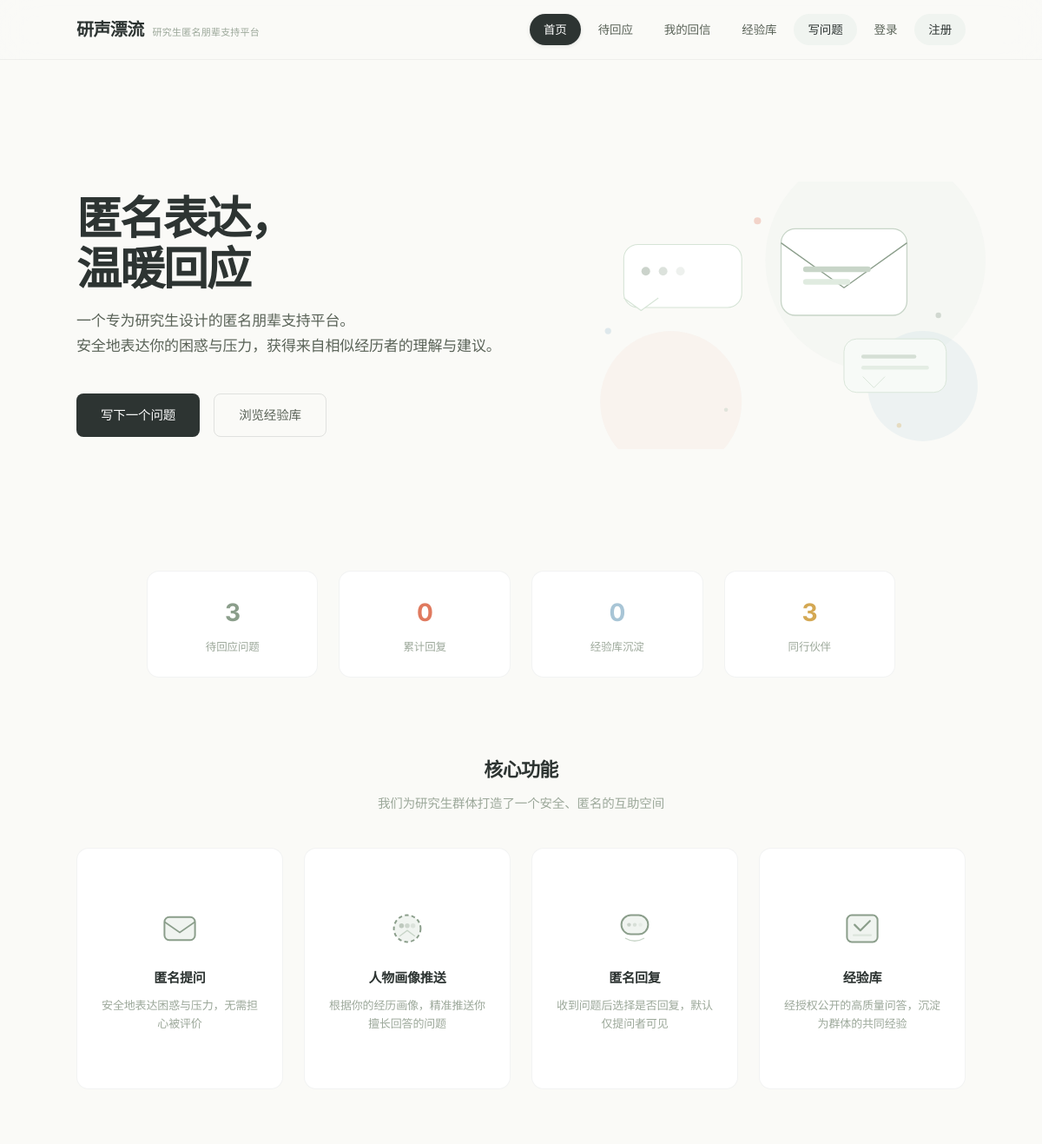
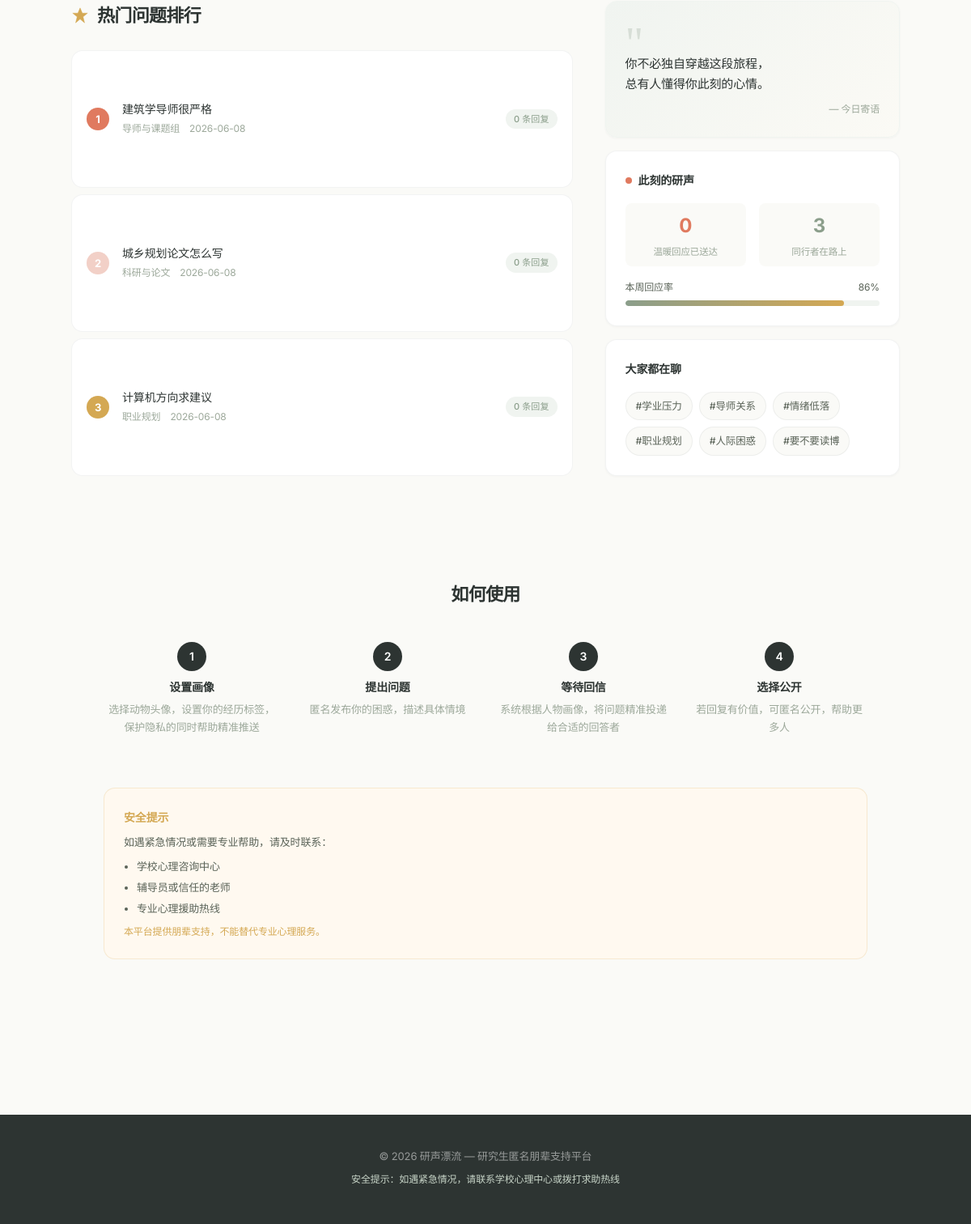
The page / on the database its author committed (2 pictures, top to bottom).
### app.py (models this page shows)
class Question(db.Model):
    id = db.Column(db.Integer, primary_key=True)
    user_id = db.Column(db.Integer, db.ForeignKey('user.id'), nullable=False)
    title = db.Column(db.String(200), nullable=False)
    content = db.Column(db.Text, nullable=False)
    category = db.Column(db.String(50), nullable=False)
    subcategory = db.Column(db.String(50))
    grade = db.Column(db.String(20))
    response_type = db.Column(db.String(50))
    allow_public = db.Column(db.Boolean, default=False)
    is_risk = db.Column(db.Boolean, default=False)
    is_public = db.Column(db.Boolean, default=False)
    status = db.Column(db.String(20), default='open')
    created_at = db.Column(db.DateTime, default=lambda: datetime.now(timezone.utc))
    replies = db.relationship('Reply', backref='question', lazy=True, cascade='all, delete-orphan')
    target_persona = db.Column(db.Text)

### app.py (the view)
@app.route('/')
def index():
    user = get_current_user()
    stats = {
        'questions': Question.query.filter_by(status='open').count(),
        'replies': Reply.query.count(),
        'experiences': Experience.query.count(),
        'users': User.query.count(),
    }
    top_questions_raw = Question.query.outerjoin(Reply).group_by(Question.id).order_by(
        db.func.count(Reply.id).desc(), Question.created_at.desc()
    ).limit(5).all()
    top_questions = []
    for q in top_questions_raw:
        q.reply_count = Reply.query.filter_by(question_id=q.id).count()
        top_questions.append(q)
    return render_template('index.html', user=user, stats=stats, top_questions=top_questions)

### app.py (called while the page is built)
def get_current_user():
    if 'user_id' not in session:
        return None
    user = db.session.get(User, session['user_id'])
    if user:
        user.last_active = datetime.now(timezone.utc)
        db.session.commit()
    return user

@app.context_processor
def inject_user():
    user = get_current_user()
    return dict(current_user=user, get_display_name=get_display_name,
                get_animal_svg=get_animal_svg, ANIMAL_AVATARS=ANIMAL_AVATARS, COLOR_MAP=COLOR_MAP)

### templates/index.html (shortened to what this page needs)
{% extends "base.html" %}
{% block content %}
<section class="hero fade-in">
    <div class="hero-inner">
        <div class="hero-text">
            <h2>匿名表达，<br>温暖回应</h2>
            <p class="hero-description">
                一个专为研究生设计的匿名朋辈支持平台。<br>
                安全地表达你的困惑与压力，获得来自相似经历者的理解与建议。
            </p>
            <div class="hero-actions">
                <a href="{{ url_for('create_question') }}" class="btn-primary" style="text-decoration:none; padding: 12px 28px; font-size: 14.5px;">
                    写下一个问题
                </a>
                <a href="{{ url_for('experience_library') }}" class="btn-secondary" style="text-decoration:none; padding: 12px 28px; font-size: 14.5px;">
                    浏览经验库
                </a>
            </div>
        </div>
        <div class="hero-illustration">
        </div>
    </div>
</section>
<section style="padding: var(--space-lg) 0; background:var(--cream);">
    <div class="container">
        <div class="stats-grid" style="display:grid; grid-template-columns:repeat(4, 1fr); gap:var(--space-lg); text-align:center; max-width:1280px; margin:0 auto;">
            <div class="card fade-in" style="padding:var(--space-lg) var(--space-md);">
                <div style="font-size:28px; font-weight:700; color:var(--sage); letter-spacing:-0.02em;">{{ stats.questions or 0 }}</div>
                <div style="font-size:12.5px; color:var(--ink-muted); margin-top:4px;">待回应问题</div>
            </div>
            <div class="card fade-in" style="padding:var(--space-lg) var(--space-md); animation-delay:0.05s;">
                <div style="font-size:28px; font-weight:700; color:var(--coral); letter-spacing:-0.02em;">{{ stats.replies or 0 }}</div>
                <div style="font-size:12.5px; color:var(--ink-muted); margin-top:4px;">累计回复</div>
            </div>
            <div class="card fade-in" style="padding:var(--space-lg) var(--space-md); animation-delay:0.1s;">
                <div style="font-size:28px; font-weight:700; color:var(--blue-soft); letter-spacing:-0.02em;">{{ stats.experiences or 0 }}</div>
                <div style="font-size:12.5px; color:var(--ink-muted); margin-top:4px;">经验库沉淀</div>
            </div>
            <div class="card fade-in" style="padding:var(--space-lg) var(--space-md); animation-delay:0.15s;">
                <div style="font-size:28px; font-weight:700; color:var(--gold); letter-spacing:-0.02em;">{{ stats.users or 0 }}</div>
                <div style="font-size:12.5px; color:var(--ink-muted); margin-top:4px;">同行伙伴</div>
            </div>
        </div>
    </div>
</section>
<section class="features" style="padding: var(--space-2xl) 0;">
  <div style="max-width:1280px; margin:0 auto;">
    <div class="section-title" style="text-align:center; margin-bottom: var(--space-sm);">核心功能</div>
    <p class="section-desc" style="text-align:center; margin:0 auto var(--space-xl); max-width:440px;">
        我们为研究生群体打造了一个安全、匿名的互助空间
    </p>
    <div class="features-grid">
        <div class="feature-card card fade-in">
            <div class="feature-icon svg-icon">
                <svg viewBox="0 0 40 40" fill="none"><rect x="4" y="8" width="32" height="24" rx="5" stroke="#8B9E8B" stroke-width="1.8" fill="#F0F4F0"/><path d="M4 13 L20 24 L36 13" stroke="#8B9E8B" stroke-width="1.5" fill="none"/></svg>
            </div>
            <h4>匿名提问</h4>
            <p>安全地表达困惑与压力，无需担心被评价</p>
        </div>
        <div class="feature-card card fade-in" style="animation-delay:0.05s">
            <div class="feature-icon svg-icon">
            </div>
            <h4>人物画像推送</h4>
            <p>根据你的经历画像，精准推送你擅长回答的问题</p>
        </div>
        <div class="feature-card card fade-in" style="animation-delay:0.1s">
            <div class="feature-icon svg-icon">
            </div>
            <h4>匿名回复</h4>
            <p>收到问题后选择是否回复，默认仅提问者可见</p>
        </div>
        <div class="feature-card card fade-in" style="animation-delay:0.15s">
            <div class="feature-icon svg-icon">
            </div>
            <h4>经验库</h4>
            <p>经授权公开的高质量问答，沉淀为群体的共同经验</p>
        </div>
    </div>
  </div>
</section>
{% if top_questions %}
<section style="padding: 0 0 var(--space-2xl);">
    <div class="home-split">
        <div class="home-split-main">
            <div style="display:flex; align-items:center; gap:10px; margin-bottom:var(--space-lg);">
                <svg viewBox="0 0 24 24" width="22" height="22" fill="none"><path d="M12 2 L15 9 L22 9 L16 14 L18 22 L12 17 L6 22 L8 14 L2 9 L9 9 Z" fill="#D4A853" stroke="#D4A853" stroke-width="0.5"/></svg>
                <div class="section-title" style="margin:0;">热门问题排行</div>
            </div>
            <div>
                {% for q in top_questions %}
                <a href="/question/{{ q.id }}/reply" style="text-decoration:none; color:inherit; display:flex;">
                    <div class="card fade-in" style="display:flex; align-items:center; gap:var(--space-md); padding:14px 18px; animation-delay:{{ loop.index0 * 0.05 }}s;">
                        <span style="
                            display:inline-flex; width:28px; height:28px; border-radius:50%;
                            background:{{ ['var(--coral)', 'var(--coral-soft)', 'var(--gold)', 'var(--sage-pale)', '#F0F4F0'][loop.index0] }};
                            align-items:center; justify-content:center;
                            font-size:13px; font-weight:700; color:{{ ['#fff', '#fff', '#fff', 'var(--ink)', 'var(--ink-muted)'][loop.index0] }};
                            flex-shrink:0;
                        ">{{ loop.index }}</span>
                        <div style="flex:1; min-width:0;">
                            <div style="font-size:14px; font-weight:500; color:var(--ink); line-height:1.5; margin-bottom:4px; white-space:nowrap; overflow:hidden; text-overflow:ellipsis;">{{ q.title }}</div>
                            <div style="display:flex; gap:12px; font-size:12px; color:var(--ink-muted);">
                                <span>{{ q.category }}</span>
                                <span>{{ q.created_at.strftime('%Y-%m-%d') if q.created_at else '' }}</span>
                            </div>
                        </div>
                        <span class="tag tag-sage" style="font-size:11px; flex-shrink:0;">{{ q.reply_count if q.reply_count is defined else 0 }} 条回复</span>
                    </div>
                </a>
                {% endfor %}
            </div>
        </div>
        <aside class="home-split-side">
            <div class="side-card side-quote fade-in">
                <div class="side-quote-mark">"</div>
                <p class="side-quote-text" id="daily-quote">你不必独自穿越这段旅程，<br>总有人懂得你此刻的心情。</p>
                <div class="side-quote-label">— 今日寄语</div>
            </div>
            <div class="side-card fade-in" style="animation-delay:0.05s;">
                <div class="side-card-title">
                    <span class="side-live-dot"></span>此刻的研声
                </div>
                <div class="side-pulse">
                    <div class="side-pulse-item">
                        <div class="side-pulse-num" style="color:var(--coral);">{{ stats.replies or 0 }}</div>
                        <div class="side-pulse-label">温暖回应已送达</div>
                    </div>
                    <div class="side-pulse-item">
                        <div class="side-pulse-num" style="color:var(--sage);">{{ stats.users or 0 }}</div>
                        <div class="side-pulse-label">同行者在路上</div>
                    </div>
                </div>
                <div class="side-progress-wrap">
                    <div class="side-progress-label">
                        <span>本周回应率</span>
                        <span id="resp-rate">86%</span>
                    </div>
                    <div class="side-progress-bar"><div class="side-progress-fill" style="width:86%;"></div></div>
                </div>
            </div>
            <div class="side-card fade-in" style="animation-delay:0.1s;">
                <div class="side-card-title">大家都在聊</div>
                <div class="side-tags">
                    <a href="{{ url_for('experience_library') }}" class="side-tag">#学业压力</a>
                    <a href="{{ url_for('experience_library') }}" class="side-tag">#导师关系</a>
                    <a href="{{ url_for('experience_library') }}" class="side-tag">#情绪低落</a>
                    <a href="{{ url_for('experience_library') }}" class="side-tag">#职业规划</a>
                    <a href="{{ url_for('experience_library') }}" class="side-tag">#人际困惑</a>
                    <a href="{{ url_for('experience_library') }}" class="side-tag">#要不要读博</a>
                </div>
            </div>
        </aside>
    </div>
</section>
{% endif %}
<section class="how-it-works" style="padding: var(--space-2xl) 0;">
    <div style="max-width:1280px; margin:0 auto; padding:0 var(--space-xl);">
        <div class="section-title" style="text-align:center; margin-bottom: var(--space-xl);">如何使用</div>
        <div class="steps-grid">
            <div class="step fade-in">
                <div class="step-number">1</div>
                <h4>设置画像</h4>
                <p>选择动物头像，设置你的经历标签，保护隐私的同时帮助精准推送</p>
            </div>
            <div class="step fade-in" style="animation-delay:0.06s">
                <div class="step-number">2</div>
                <h4>提出问题</h4>
                <p>匿名发布你的困惑，描述具体情境</p>
            </div>
            <div class="step fade-in" style="animation-delay:0.12s">
                <div class="step-number">3</div>
                <h4>等待回信</h4>
                <p>系统根据人物画像，将问题精准投递给合适的回答者</p>
            </div>
            <div class="step fade-in" style="animation-delay:0.18s">
                <div class="step-number">4</div>
                <h4>选择公开</h4>
                <p>若回复有价值，可匿名公开，帮助更多人</p>
            </div>
        </div>
    </div>
</section>
<section style="padding: 0 0 var(--space-3xl);">
    <div style="max-width:1280px; margin:0 auto; padding:0 var(--space-xl);">
        <div class="notice-card">
            <h4>安全提示</h4>
            <p>如遇紧急情况或需要专业帮助，请及时联系：</p>
            <ul>
                <li>学校心理咨询中心</li>
                <li>辅导员或信任的老师</li>
                <li>专业心理援助热线</li>
            </ul>
            <p class="notice-note" style="margin-top:var(--space-sm); font-size:12px; color:var(--gold);">
                本平台提供朋辈支持，不能替代专业心理服务。
            </p>
        </div>
    </div>
</section>
{% endblock %}

### templates/base.html (shortened to what this page needs)
<!DOCTYPE html>
<html lang="zh-CN">
<head>
    <link rel="stylesheet" href="{{ url_for('static', filename='css/style.css') }}">
</head>
<body>
<header class="header" id="header">
    <div class="container">
        <a href="{{ url_for('index') }}" style="text-decoration:none;">
            <div class="logo">
                <h1>研声漂流</h1>
                <p class="subtitle">研究生匿名朋辈支持平台</p>
            </div>
        </a>
        <nav class="nav" id="main-nav">
            <a href="{{ url_for('index') }}" class="nav-link" data-path="/">首页</a>
            <a href="{{ url_for('pending_questions') }}" class="nav-link" data-path="/questions/pending">待回应</a>
            <a href="{{ url_for('my_messages') }}" class="nav-link" data-path="/my/messages">我的回信</a>
            <a href="{{ url_for('experience_library') }}" class="nav-link" data-path="/experience">经验库</a>
            <div class="nav-right">
                {% if current_user %}
                <a href="{{ url_for('create_question') }}" class="nav-link nav-write-link" data-path="/questions/create">写问题</a>
                <div class="nav-user">
                    <a href="{{ url_for('profile') }}" class="nav-user-link">
                        <span class="nav-avatar">
                            {{ get_animal_svg(current_user.avatar_animal, 26) | safe if get_animal_svg else '' }}
                        </span>
                        <span class="nav-username">{{ get_display_name(current_user) }}</span>
                    </a>
                </div>
                {% else %}
                <a href="{{ url_for('create_question') }}" class="nav-link nav-write-link" data-path="/questions/create">写问题</a>
                <a href="{{ url_for('login') }}" class="nav-link" data-path="/login">登录</a>
                <a href="{{ url_for('register') }}" class="nav-link nav-register-link" data-path="/register">注册</a>
                {% endif %}
            </div>
        </nav>
    </div>
</header>
<main class="main">
    <div class="container">
        {% block content %}{% endblock %}
    </div>
</main>
<footer class="footer">
    <div class="container">
        <p>© 2026 研声漂流 — 研究生匿名朋辈支持平台</p>
        <p class="safety-notice">安全提示：如遇紧急情况，请联系学校心理中心或拨打求助热线</p>
    </div>
</footer>
</body>
</html>

### rows shown on the page
Question: title "建筑学导师很严格", category "导师与课题组", created_at "2026-06-08", reply_count "0"
Question: title "城乡规划论文怎么写", category "科研与论文", created_at "2026-06-08", reply_count "0"
Question: title "计算机方向求建议", category "职业规划", created_at "2026-06-08", reply_count "0"

### other values the page prints
{{ stats.questions or 0 }} "3"
{{ stats.replies or 0 }} "0"
{{ stats.experiences or 0 }} "0"
{{ stats.users or 0 }} "3"
